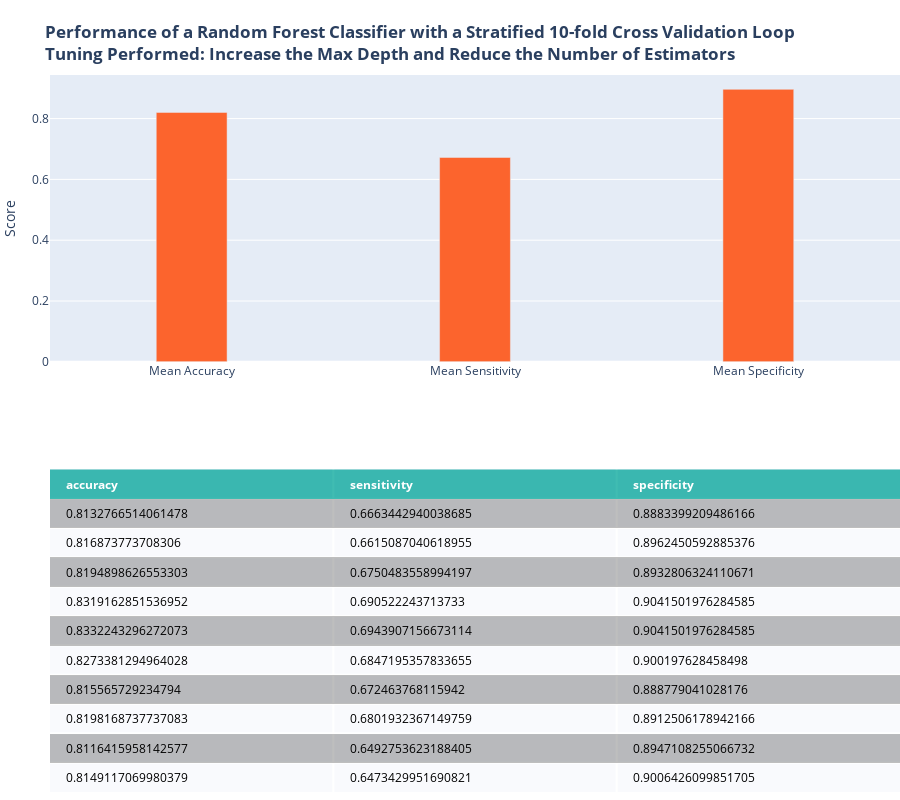

Write notebook code for a chart like this one.
### Code cell
## increasing tree depth largely increases computational cost, so we will reduce the number of estimators to compensate and keep computing time reasonable
cellTitle = '<b>Performance of a Random Forest Classifier with a Stratified 10-fold Cross Validation Loop<br>Tuning Performed: Increase the Max Depth and Reduce the Number of Estimators</b>'
score = []
rf_clf = RandomForestClassifier(max_depth=150, n_estimators = 45,random_state=1024,n_jobs=-1, class_weight='balanced')
for train,test in skf.split(X_mat,y):
    rf_clf.fit(X_mat[train],y.values.ravel()[train])
    y_hat = rf_clf.predict(X_mat[test])
    
    cm = confusion_matrix(y.loc[test],y_hat, labels=[1,0])
    score.append({'accuracy':(cm[0,0]+cm[1,1])/sum(cm.ravel()),
                'sensitivity':cm[0,0]/(cm[0,0]+cm[0,1]),
                'specificity':cm[1,1]/(cm[1,1]+cm[1,0])})
score = pd.DataFrame(score)
rfFig = plotMetrics(score, cellTitle)
rfFig.show()

### Figure 1 — Plotly figure (JSON) as saved in the notebook; plotly's stock layout.template omitted (floating-point values rounded to 4 significant figures)
{"data": [{"colorscale": [[0, "#00A699"], [0.5, "#a9a9a9"], [1, "#ffffff"]], "hoverinfo": "none", "opacity": 0.75, "showscale": false, "type": "heatmap", "z": [[0, 0, 0], [0.5, 0.5, 0.5], [1, 1, 1], [0.5, 0.5, 0.5], [1, 1, 1], [0.5, 0.5, 0.5], [1, 1, 1], [0.5, 0.5, 0.5], [1, 1, 1], [0.5, 0.5, 0.5], [1, 1, 1]]}, {"marker": {"color": "#FC642D"}, "type": "bar", "width": 0.25, "x": ["Mean Accuracy", "Mean Sensitivity", "Mean Specificity"], "xaxis": "x2", "y": [0.8204, 0.6722, 0.8962], "yaxis": "y2"}], "layout": {"annotations": [{"align": "left", "font": {"color": "#ffffff"}, "showarrow": false, "text": "<b>accuracy</b>", "x": -0.45, "xanchor": "left", "xref": "x", "y": 0, "yref": "y"}, {"align": "left", "font": {"color": "#ffffff"}, "showarrow": false, "text": "<b>sensitivity</b>", "x": 0.55, "xanchor": "left", "xref": "x", "y": 0, "yref": "y"}, {"align": "left", "font": {"color": "#ffffff"}, "showarrow": false, "text": "<b>specificity</b>", "x": 1.55, "xanchor": "left", "xref": "x", "y": 0, "yref": "y"}, {"align": "left", "font": {"color": "#000000"}, "showarrow": false, "text": "0.8132766514061478", "x": -0.45, "xanchor": "left", "xref": "x", "y": 1, "yref": "y"}, {"align": "left", "font": {"color": "#000000"}, "showarrow": false, "text": "0.6663442940038685", "x": 0.55, "xanchor": "left", "xref": "x", "y": 1, "yref": "y"}, {"align": "left", "font": {"color": "#000000"}, "showarrow": false, "text": "0.8883399209486166", "x": 1.55, "xanchor": "left", "xref": "x", "y": 1, "yref": "y"}, {"align": "left", "font": {"color": "#000000"}, "showarrow": false, "text": "0.816873773708306", "x": -0.45, "xanchor": "left", "xref": "x", "y": 2, "yref": "y"}, {"align": "left", "font": {"color": "#000000"}, "showarrow": false, "text": "0.6615087040618955", "x": 0.55, "xanchor": "left", "xref": "x", "y": 2, "yref": "y"}, {"align": "left", "font": {"color": "#000000"}, "showarrow": false, "text": "0.8962450592885376", "x": 1.55, "xanchor": "left", "xref": "x", "y": 2, "yref": "y"}, {"align": "left", "font": {"color": "#000000"}, "showarrow": false, "text": "0.8194898626553303", "x": -0.45, "xanchor": "left", "xref": "x", "y": 3, "yref": "y"}, {"align": "left", "font": {"color": "#000000"}, "showarrow": false, "text": "0.6750483558994197", "x": 0.55, "xanchor": "left", "xref": "x", "y": 3, "yref": "y"}, {"align": "left", "font": {"color": "#000000"}, "showarrow": false, "text": "0.8932806324110671", "x": 1.55, "xanchor": "left", "xref": "x", "y": 3, "yref": "y"}, {"align": "left", "font": {"color": "#000000"}, "showarrow": false, "text": "0.8319162851536952", "x": -0.45, "xanchor": "left", "xref": "x", "y": 4, "yref": "y"}, {"align": "left", "font": {"color": "#000000"}, "showarrow": false, "text": "0.690522243713733", "x": 0.55, "xanchor": "left", "xref": "x", "y": 4, "yref": "y"}, {"align": "left", "font": {"color": "#000000"}, "showarrow": false, "text": "0.9041501976284585", "x": 1.55, "xanchor": "left", "xref": "x", "y": 4, "yref": "y"}, {"align": "left", "font": {"color": "#000000"}, "showarrow": false, "text": "0.8332243296272073", "x": -0.45, "xanchor": "left", "xref": "x", "y": 5, "yref": "y"}, {"align": "left", "font": {"color": "#000000"}, "showarrow": false, "text": "0.6943907156673114", "x": 0.55, "xanchor": "left", "xref": "x", "y": 5, "yref": "y"}, {"align": "left", "font": {"color": "#000000"}, "showarrow": false, "text": "0.9041501976284585", "x": 1.55, "xanchor": "left", "xref": "x", "y": 5, "yref": "y"}, {"align": "left", "font": {"color": "#000000"}, "showarrow": false, "text": "0.8273381294964028", "x": -0.45, "xanchor": "left", "xref": "x", "y": 6, "yref": "y"}, {"align": "left", "font": {"color": "#000000"}, "showarrow": false, "text": "0.6847195357833655", "x": 0.55, "xanchor": "left", "xref": "x", "y": 6, "yref": "y"}, {"align": "left", "font": {"color": "#000000"}, "showarrow": false, "text": "0.900197628458498", "x": 1.55, "xanchor": "left", "xref": "x", "y": 6, "yref": "y"}, {"align": "left", "font": {"color": "#000000"}, "showarrow": false, "text": "0.815565729234794", "x": -0.45, "xanchor": "left", "xref": "x", "y": 7, "yref": "y"}, {"align": "left", "font": {"color": "#000000"}, "showarrow": false, "text": "0.672463768115942", "x": 0.55, "xanchor": "left", "xref": "x", "y": 7, "yref": "y"}, {"align": "left", "font": {"color": "#000000"}, "showarrow": false, "text": "0.888779041028176", "x": 1.55, "xanchor": "left", "xref": "x", "y": 7, "yref": "y"}, {"align": "left", "font": {"color": "#000000"}, "showarrow": false, "text": "0.8198168737737083", "x": -0.45, "xanchor": "left", "xref": "x", "y": 8, "yref": "y"}, {"align": "left", "font": {"color": "#000000"}, "showarrow": false, "text": "0.6801932367149759", "x": 0.55, "xanchor": "left", "xref": "x", "y": 8, "yref": "y"}, {"align": "left", "font": {"color": "#000000"}, "showarrow": false, "text": "0.8912506178942166", "x": 1.55, "xanchor": "left", "xref": "x", "y": 8, "yref": "y"}, {"align": "left", "font": {"color": "#000000"}, "showarrow": false, "text": "0.8116415958142577", "x": -0.45, "xanchor": "left", "xref": "x", "y": 9, "yref": "y"}, {"align": "left", "font": {"color": "#000000"}, "showarrow": false, "text": "0.6492753623188405", "x": 0.55, "xanchor": "left", "xref": "x", "y": 9, "yref": "y"}, {"align": "left", "font": {"color": "#000000"}, "showarrow": false, "text": "0.8947108255066732", "x": 1.55, "xanchor": "left", "xref": "x", "y": 9, "yref": "y"}, {"align": "left", "font": {"color": "#000000"}, "showarrow": false, "text": "0.8149117069980379", "x": -0.45, "xanchor": "left", "xref": "x", "y": 10, "yref": "y"}, {"align": "left", "font": {"color": "#000000"}, "showarrow": false, "text": "0.6473429951690821", "x": 0.55, "xanchor": "left", "xref": "x", "y": 10, "yref": "y"}, {"align": "left", "font": {"color": "#000000"}, "showarrow": false, "text": "0.9006426099851705", "x": 1.55, "xanchor": "left", "xref": "x", "y": 10, "yref": "y"}], "height": 800, "margin": {"b": 0, "l": 50, "r": 0, "t": 75}, "title": {"text": "<b>Performance of a Random Forest Classifier with a Stratified 10-fold Cross Validation Loop<br>Tuning Performed: Increase the Max Depth and Reduce the Number of Estimators</b>"}, "xaxis": {"dtick": 1, "gridwidth": 2, "showticklabels": false, "tick0": -0.5, "ticks": "", "zeroline": false}, "xaxis2": {"anchor": "y2"}, "yaxis": {"autorange": "reversed", "domain": [0, 0.45], "dtick": 1, "gridwidth": 2, "showticklabels": false, "tick0": 0.5, "ticks": "", "zeroline": false}, "yaxis2": {"anchor": "x2", "domain": [0.6, 1], "title": {"text": "Score"}}}}
